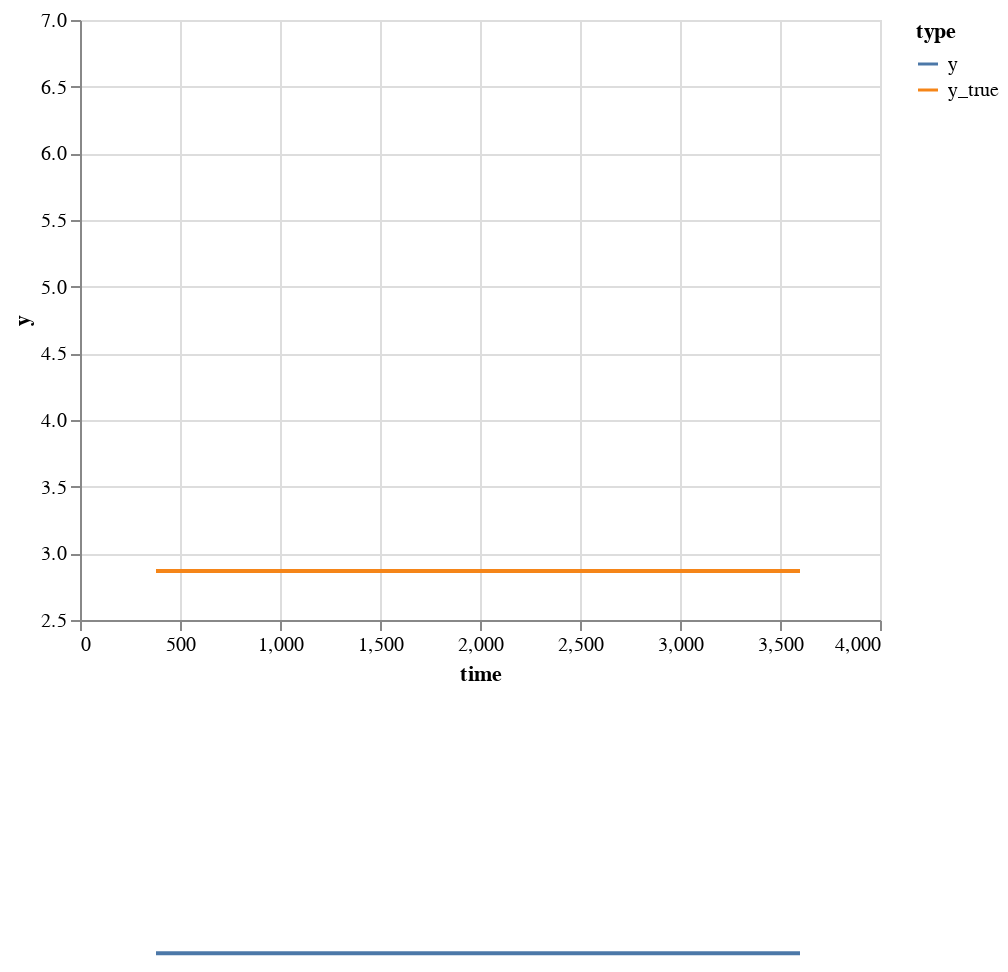

Source (notebook cell):
### Code cell
df = pd.DataFrame({'y': ys, 'time': time})
df['type'] = 'y'

df_true = pd.DataFrame({'y': ys_true, 'time': time})
df_true['type'] = 'y_true'

df = pd.concat([df, df_true])

alt.Chart(df).mark_line().encode(
    x='time:Q',
    y=alt.Y('y:Q', scale=alt.Scale(domain=[2.5, 7])),
    color='type:N'
)

### Figure 1 — Vega-Lite specification as saved in the notebook (floating-point values rounded to 4 significant figures; data arrays with more than 128 entries replaced by an {"elided": "..."} marker saying what was removed)
{"config": {"view": {"continuousWidth": 400, "continuousHeight": 300}}, "data": {"name": "data-a80e3e63a2184893f2c27de5d6d265a0"}, "mark": "line", "encoding": {"color": {"type": "nominal", "field": "type"}, "x": {"type": "quantitative", "field": "time"}, "y": {"type": "quantitative", "field": "y", "scale": {"domain": [2.5, 7]}}}, "$schema": "https://vega.github.io/schema/vega-lite/v4.8.1.json", "datasets": {"data-a80e3e63a2184893f2c27de5d6d265a0": {"elided": "646 records"}}}
